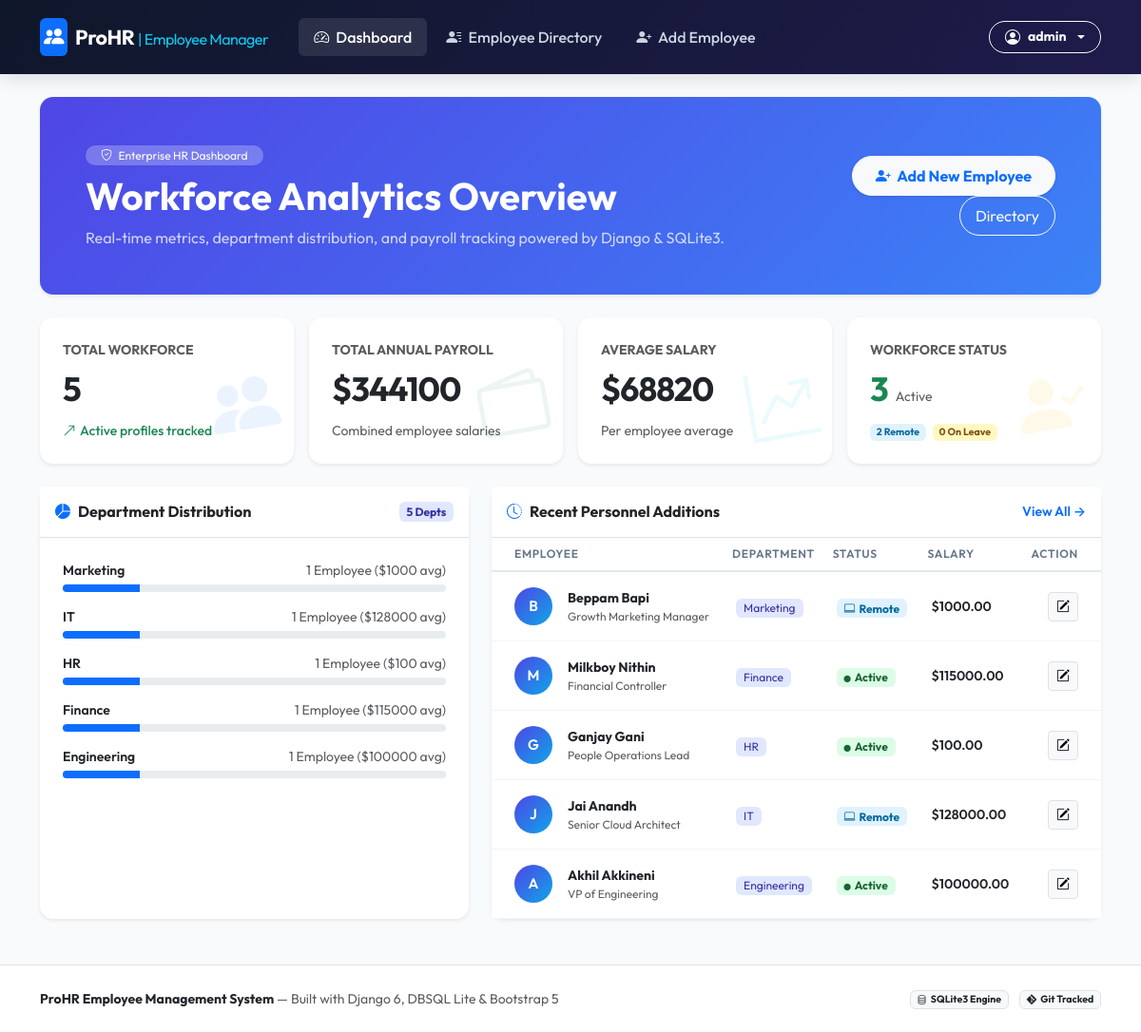
Screenshot of /employee/dashboard/ (signed in) with the database file from the repository.
### employee/models.py (models this page shows, shortened)
class Employee(models.Model):
    STATUS_CHOICES = [
        ('Active', 'Active'),
        ('On Leave', 'On Leave'),
        ('Remote', 'Remote'),
    ]
    objects = models.Manager()
    name = models.CharField(max_length=100, verbose_name="Full Name")
    email = models.EmailField(unique=True, verbose_name="Email Address")
    role = models.CharField(max_length=100, default="Software Engineer", verbose_name="Job Role")
    department = models.CharField(max_length=50, default="General", verbose_name="Department")
    salary = models.DecimalField(max_digits=10, decimal_places=2, default=50000.00, verbose_name="Salary")
    phone = models.CharField(max_length=20, default="+1 555-0100", verbose_name="Phone Number")
    status = models.CharField(max_length=20, choices=STATUS_CHOICES, default='Active', verbose_name="Status")
    created_at = models.DateTimeField(auto_now_add=True)
    class Meta:
        ordering = ['-created_at']
        verbose_name = "Employee"
        verbose_name_plural = "Employees"

### employee/views.py (the view)
# urls.py: path('dashboard/', views.dashboard, name='dashboard'),
@login_required
def dashboard(request):
    total_employees = Employee.objects.count()
    total_payroll = Employee.objects.aggregate(total=Sum('salary'))['total'] or 0
    avg_salary = Employee.objects.aggregate(avg=Avg('salary'))['avg'] or 0
    active_count = Employee.objects.filter(status='Active').count()
    remote_count = Employee.objects.filter(status='Remote').count()
    leave_count = Employee.objects.filter(status='On Leave').count()
    dept_stats = Employee.objects.values('department').annotate(
        count=Count('id'),
        avg_sal=Avg('salary')
    ).order_by('-count')
    recent_employees = Employee.objects.all()[:6]
    context = {
        'total_employees': total_employees,
        'total_payroll': total_payroll,
        'avg_salary': avg_salary,
        'active_count': active_count,
        'remote_count': remote_count,
        'leave_count': leave_count,
        'dept_stats': dept_stats,
        'recent_employees': recent_employees,
    }
    return render(request, 'employee/dashboard.html', context)

### employee/templates/employee/dashboard.html (shortened to what this page needs)
{% extends 'employee/base.html' %}
{% block content %}
<div class="card bg-primary text-white border-0 shadow-sm mb-4 overflow-hidden position-relative" style="background: linear-gradient(135deg, #4f46e5 0%, #3b82f6 100%) !important;">
    <div class="card-body p-4 p-md-5 position-relative z-1">
        <div class="row align-items-center">
            <div class="col-lg-8 mb-3 mb-lg-0">
                <span class="badge bg-white bg-opacity-25 text-white px-3 py-1 mb-2 rounded-pill small fw-normal">
                    <i class="bi bi-shield-check me-1"></i> Enterprise HR Dashboard
                </span>
                <h1 class="display-6 fw-bold mb-2">Workforce Analytics Overview</h1>
                <p class="mb-0 text-white text-opacity-75 fs-6">
                    Real-time metrics, department distribution, and payroll tracking powered by Django & SQLite3.
                </p>
            </div>
            <div class="col-lg-4 text-lg-end">
                <a href="{% url 'employee:create' %}" class="btn btn-light text-primary fw-bold px-4 py-2 shadow-sm rounded-pill">
                    <i class="bi bi-person-plus-fill me-1"></i> Add New Employee
                </a>
                <a href="{% url 'employee:list' %}" class="btn btn-outline-light px-3 py-2 ms-2 rounded-pill mt-2 mt-sm-0">
                    Directory
                </a>
            </div>
        </div>
    </div>
</div>
<div class="row g-3 mb-4">
    <div class="col-md-6 col-xl-3">
        <div class="card border-0 shadow-sm h-100 stat-card card-hover">
            <div class="card-body p-4">
                <i class="bi bi-people-fill stat-icon text-primary"></i>
                <div class="text-muted small fw-bold text-uppercase mb-1">Total Workforce</div>
                <div class="stat-value text-dark mb-2">{{ total_employees }}</div>
                <div class="d-flex align-items-center text-success small fw-medium">
                    <i class="bi bi-arrow-up-right me-1"></i> Active profiles tracked
                </div>
            </div>
        </div>
    </div>
    <div class="col-md-6 col-xl-3">
        <div class="card border-0 shadow-sm h-100 stat-card card-hover">
            <div class="card-body p-4">
                <i class="bi bi-wallet2 stat-icon text-success"></i>
                <div class="text-muted small fw-bold text-uppercase mb-1">Total Annual Payroll</div>
                <div class="stat-value text-dark mb-2">${{ total_payroll|floatformat:0 }}</div>
                <div class="d-flex align-items-center text-muted small">
                    Combined employee salaries
                </div>
            </div>
        </div>
    </div>
    <div class="col-md-6 col-xl-3">
        <div class="card border-0 shadow-sm h-100 stat-card card-hover">
            <div class="card-body p-4">
                <i class="bi bi-graph-up-arrow stat-icon text-info"></i>
                <div class="text-muted small fw-bold text-uppercase mb-1">Average Salary</div>
                <div class="stat-value text-dark mb-2">${{ avg_salary|floatformat:0 }}</div>
                <div class="d-flex align-items-center text-muted small">
                    Per employee average
                </div>
            </div>
        </div>
    </div>
    <div class="col-md-6 col-xl-3">
        <div class="card border-0 shadow-sm h-100 stat-card card-hover">
            <div class="card-body p-4">
                <i class="bi bi-person-check-fill stat-icon text-warning"></i>
                <div class="text-muted small fw-bold text-uppercase mb-1">Workforce Status</div>
                <div class="d-flex align-items-baseline gap-2 mb-2">
                    <span class="stat-value text-success">{{ active_count }}</span>
                    <span class="text-muted small">Active</span>
                </div>
                <div class="small text-muted">
                    <span class="badge badge-soft-info me-1">{{ remote_count }} Remote</span>
                    <span class="badge badge-soft-warning">{{ leave_count }} On Leave</span>
                </div>
            </div>
        </div>
    </div>
</div>
<div class="row g-4">
    <div class="col-lg-5">
        <div class="card border-0 shadow-sm h-100">
            <div class="card-header bg-white py-3 border-bottom d-flex justify-content-between align-items-center">
                <h6 class="mb-0 fw-bold text-dark"><i class="bi bi-pie-chart-fill text-primary me-2"></i>Department Distribution</h6>
                <span class="badge badge-soft-primary">{{ dept_stats|length }} Depts</span>
            </div>
            <div class="card-body p-4">
                {% if dept_stats %}
                    {% for dept in dept_stats %}
                        <div class="mb-3">
                            <div class="d-flex justify-content-between align-items-center mb-1">
                                <span class="fw-semibold text-dark small">{{ dept.department }}</span>
                                <span class="small text-muted">{{ dept.count }} Employee{% if dept.count != 1 %}s{% endif %} (${{ dept.avg_sal|floatformat:0 }} avg)</span>
                            </div>
                            <div class="progress" style="height: 8px; border-radius: 4px;">
                                <div class="progress-bar bg-primary" role="progressbar" style="width: {% widthratio dept.count total_employees 100 %}%;"></div>
                            </div>
                        </div>
                    {% endfor %}
                {% else %}
                    <div class="text-center py-4 text-muted">
                        <i class="bi bi-inbox fs-2"></i>
                        <p class="small mt-2 mb-0">No department data available yet.</p>
                    </div>
                {% endif %}
            </div>
        </div>
    </div>
    <div class="col-lg-7">
        <div class="card border-0 shadow-sm h-100">
            <div class="card-header bg-white py-3 border-bottom d-flex justify-content-between align-items-center">
                <h6 class="mb-0 fw-bold text-dark"><i class="bi bi-clock-history text-primary me-2"></i>Recent Personnel Additions</h6>
                <a href="{% url 'employee:list' %}" class="small text-decoration-none fw-semibold">View All →</a>
            </div>
            <div class="card-body p-0">
                <div class="table-responsive">
                    <table class="table table-hover align-middle mb-0">
                        <thead class="bg-light">
                            <tr>
                                <th class="ps-4">Employee</th>
                                <th>Department</th>
                                <th>Status</th>
                                <th>Salary</th>
                                <th class="text-end pe-4">Action</th>
                            </tr>
                        </thead>
                        <tbody>
                            {% for emp in recent_employees %}
                                <tr>
                                    <td class="ps-4">
                                        <div class="d-flex align-items-center gap-3">
                                            <div class="avatar-circle flex-shrink-0">
                                                {{ emp.name|slice:":1"|upper }}
                                            </div>
                                            <div>
                                                <div class="fw-bold text-dark small">{{ emp.name }}</div>
                                                <div class="text-muted" style="font-size: 0.75rem;">{{ emp.role }}</div>
                                            </div>
                                        </div>
                                    </td>
                                    <td>
                                        <span class="badge badge-soft-primary small fw-normal px-2 py-1">{{ emp.department }}</span>
                                    </td>
                                    <td>
                                        {% if emp.status == 'Active' %}
                                            <span class="badge badge-soft-success small"><i class="bi bi-circle-fill me-1" style="font-size: 0.45rem;"></i>Active</span>
                                        {% elif emp.status == 'Remote' %}
                                            <span class="badge badge-soft-info small"><i class="bi bi-laptop me-1"></i>Remote</span>
                                        {% else %}
                                            <span class="badge badge-soft-warning small"><i class="bi bi-clock me-1"></i>On Leave</span>
                                        {% endif %}
                                    </td>
                                    <td class="small fw-semibold text-dark">${{ emp.salary }}</td>
                                    <td class="text-end pe-4">
                                        <a href="{% url 'employee:update' emp.id %}" class="btn btn-sm btn-light border" title="Edit">
                                            <i class="bi bi-pencil-square"></i>
                                        </a>
                                    </td>
                                </tr>
                            {% endfor %}
                        </tbody>
                    </table>
                </div>
            </div>
        </div>
    </div>
</div>
{% endblock %}

### employee/templates/employee/base.html (shortened to what this page needs)
{% load static %}
<!DOCTYPE html>
<html lang="en">
<head>
    <link rel="stylesheet" href="https://cdn.jsdelivr.net/npm/bootstrap@5.3.2/dist/css/bootstrap.min.css">
    <link rel="stylesheet" href="https://cdn.jsdelivr.net/npm/bootstrap-icons@1.11.1/font/bootstrap-icons.css">
    <link rel="stylesheet" href="{% static 'css/style.css' %}">
</head>
<body>
    <nav class="navbar navbar-expand-lg navbar-dark navbar-custom mb-4 sticky-top">
        <div class="container">
            <a class="navbar-brand d-flex align-items-center gap-2" href="{% url 'employee:dashboard' %}">
                <span class="p-1 bg-primary rounded-2 d-inline-flex"><i class="bi bi-people-fill text-white"></i></span>
                <span>ProHR <small class="text-info fw-normal fs-6">| Employee Manager</small></span>
            </a>
            <div class="collapse navbar-collapse" id="navbarMain">
                <ul class="navbar-nav me-auto mb-2 mb-lg-0 ms-lg-3 gap-1">
                    <li class="nav-item">
                        <a class="nav-link {% if request.resolver_match.url_name == 'dashboard' %}active{% endif %}" href="{% url 'employee:dashboard' %}">
                            <i class="bi bi-speedometer2 me-1"></i> Dashboard
                        </a>
                    </li>
                    <li class="nav-item">
                        <a class="nav-link {% if request.resolver_match.url_name == 'list' %}active{% endif %}" href="{% url 'employee:list' %}">
                            <i class="bi bi-person-lines-fill me-1"></i> Employee Directory
                        </a>
                    </li>
                    <li class="nav-item">
                        <a class="nav-link {% if request.resolver_match.url_name == 'create' %}active{% endif %}" href="{% url 'employee:create' %}">
                            <i class="bi bi-person-plus-fill me-1"></i> Add Employee
                        </a>
                    </li>
                </ul>
                <div class="d-flex align-items-center gap-2">
                    {% if user.is_authenticated %}
                        <div class="dropdown">
                            <a class="btn btn-outline-light btn-sm dropdown-toggle d-flex align-items-center gap-2 rounded-pill px-3" href="#" role="button" data-bs-toggle="dropdown">
                                <i class="bi bi-person-circle fs-6"></i>
                                <strong>{{ user.username }}</strong>
                            </a>
                        </div>
                    {% endif %}
                </div>
            </div>
        </div>
    </nav>
    <main class="container flex-grow-1 pb-5">
        {% block content %}
        {% endblock %}
    </main>
    <footer class="bg-white border-top py-4 mt-auto">
        <div class="container d-flex flex-column flex-md-row justify-content-between align-items-center small text-muted">
            <div class="mb-2 mb-md-0">
                <strong class="text-dark">ProHR Employee Management System</strong> — Built with Django 6, DBSQL Lite & Bootstrap 5
            </div>
            <div>
                <span class="badge bg-light text-dark border me-2"><i class="bi bi-database me-1"></i>SQLite3 Engine</span>
                <span class="badge bg-light text-dark border"><i class="bi bi-git me-1"></i>Git Tracked</span>
            </div>
        </div>
    </footer>
</body>
</html>

### rows the page displays
Employee: department "Marketing", count "1", avg_sal "1000", name "B", name "Beppam Bapi", role "Growth Marketing Manager", status "Remote" (drawn), salary "1000.00"
Employee: department "Finance", count "1", avg_sal "115000", name "M", name "Milkboy Nithin", role "Financial Controller", status "Active" (drawn), salary "115000.00"
Employee: department "Engineering", count "1", avg_sal "100000", name "A", name "Akhil Akkineni", role "VP of Engineering", status "Active" (drawn), salary "100000.00"
Employee: name "G", name "Ganjay Gani", role "People Operations Lead", department "HR", status "Active" (drawn), salary "100.00"
Employee: name "J", name "Jai Anandh", role "Senior Cloud Architect", department "IT", status "Remote" (drawn), salary "128000.00"

### other values shown
{{ user.username }} "admin"
{{ total_employees }} "5"
{{ total_payroll|floatformat:0 }} "344100"
{{ avg_salary|floatformat:0 }} "68820"
{{ active_count }} "3"
{{ remote_count }} "2"
{{ leave_count }} "0"
{{ dept_stats|length }} "5"
{{ dept.department }} "IT" "HR"
{{ dept.count }} "1" "1"
{{ dept.avg_sal|floatformat:0 }} "128000" "100"
